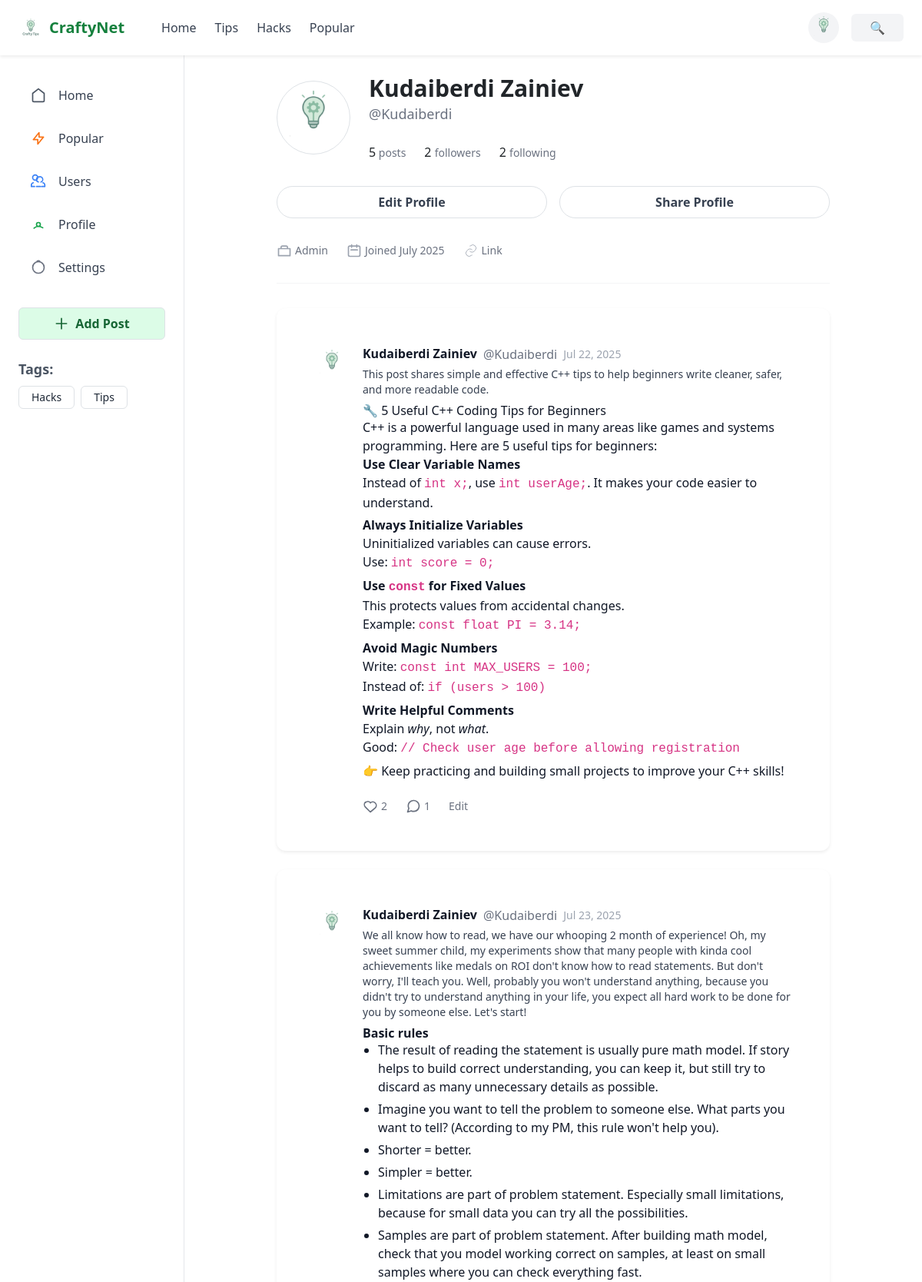
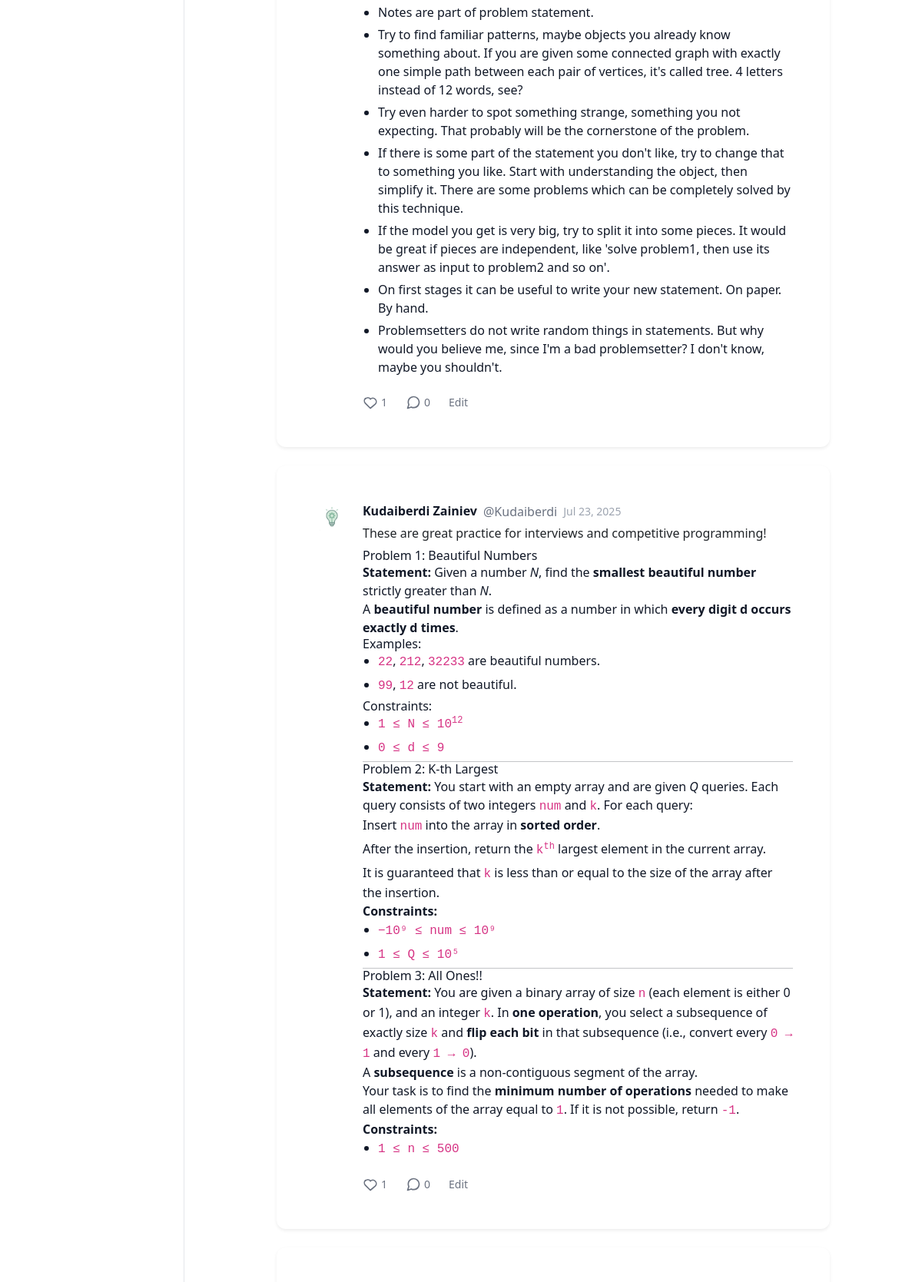
Page /users/profile/ (signed in, upper part) on the committed database (2 pictures, top to bottom).
### logr/models.py (models this page shows)
class User(AbstractUser):
    photo = models.ImageField(upload_to='static/users/%Y/%m/%d/', blank=True, null=True, verbose_name='Photo')

### homee/models.py (models this page shows, shortened)
class TagPost(models.Model):
    tag = models.CharField(max_length=255, db_index=True)
    slug = models.SlugField(max_length=255, unique=True, db_index=True)
    def get_absolute_url(self):
        return reverse('tag', kwargs={'tag_slug': self.slug})
    class Meta:
        verbose_name = "Tag"
        verbose_name_plural = "Tags"

class Home(models.Model):
    class Status(models.IntegerChoices):
        DRAFT = 0, 'Drafts'
        PUBLISHED = 1, 'Published'
    time = models.DateTimeField(auto_now_add=True)
    time_update = models.DateTimeField(auto_now=True)
    slug = models.SlugField(max_length=255, unique=True, db_index=True, blank=True)
    title = models.CharField(max_length=255)
    photo = models.ImageField(upload_to="static/photos/%Y/%m/%d", default=None, blank=True, null=True, verbose_name='Image')
    status = models.CharField(max_length=255)
    likes = models.ManyToManyField(get_user_model(), related_name='liked_posts', blank=True)
    about = models.TextField(blank=True)
    post = models.TextField(blank=True)
    is_published = models.BooleanField(choices=tuple(map(lambda x: (bool(x[0]), x[1]) ,Status.choices)),
                                       default=Status.DRAFT)
    cat = models.ForeignKey('Categories', on_delete=models.PROTECT, related_name='posts')
    tags = models.ManyToManyField('TagPost', blank=True, related_name='tags')
    tags2 = models.ManyToManyField('TagPost2', blank=True, related_name='posts2')
    author = models.ForeignKey(get_user_model(), on_delete=models.SET_NULL, related_name='author', null=True, default=None)
    objects = models.Manager()
    published = PublishedManager()
    class Meta:
        verbose_name = "Content"
        ordering = ["-time_update"]
        indexes = [
            models.Index(fields=ordering)
        ]

### logr/views.py (the view, shortened to what this page needs)
# urls.py: path('profile/', ProfileUser.as_view(), name='profile'),
class ProfileUser(LoginRequiredMixin, UpdateView):
    model = get_user_model()
    form_class = ProfileUserForm
    template_name = 'profile.html'
    context_object_name = 'data'
    extra_context = {
        'user_photo': '/media/users/default.png',
    }
    def get_object(self, queryset = None):
        return self.request.user
    def get_context_data(self, **kwargs):
        context = super().get_context_data(**kwargs)
        user = self.get_object()
        context['posts'] = Home.objects.filter(author=user)
        followers = Subscription.objects.filter(to_user = user).count()
        followings = Subscription.objects.filter(subscriber = user).count()
        context['followers'] = followers
        context['followings'] = followings
        return context

### homee/templatetags/custom_filters.py (called while the page is built)
@register.inclusion_tag('list_tags.html')
def get_all_tags():
    return {'tags': TagPost.objects.annotate(total=Count("tags")).filter(total__gt=0)}

### logr/templates/profile.html (shortened to what this page needs)
{% extends 'base.html' %}
{% load custom_filters %}
{% load static %}
{% block content %}
    <main class="max-w-3xl mx-auto p-6">
        <section class="flex items-center space-x-6 mb-8">
            {% if request.user.photo %}
                <img class="w-24 h-24 rounded-full object-cover border border-gray-300" src="{{ request.user.photo.url }}" alt="{{ data.username }}'s avatar">
            {% else %}
                <img class="w-24 h-24 rounded-full object-cover border border-gray-300" src="{% static '/users/default.png' %}" alt="Default avatar">
            {% endif %}
            <div class="flex-1">
                <h1 class="text-3xl font-bold leading-tight"> {{request.user.first_name}} {{request.user.last_name}} </h1>
                <p class="text-gray-500 text-lg"> @{{request.user.username}} </p>
                <div class="flex space-x-6 mt-4">
                    <div>{{posts.count}}<span class="text-sm text-gray-500"> posts </span> </div>
                    <div><a href="{% url 'subscriber' data.id %}" class="hover:underline">{{followers}} <span class="text-sm text-gray-500"> followers </span></a></div>
                    <div><a href="{% url 'subscription' data.id %}" class="hover:underline">{{followings}} <span class="text-sm text-gray-500"> following </span></a></div>
                </div>
            </div>
        </section>
        <section class="flex space-x-4 mb-8">
            <button class="flex-1 py-2 rounded-full border border-gray-300 text-gray-700 font-semibold hover:bg-gray-100 transition"><a href="#"> Edit Profile </a></button>
            <button class="flex-1 py-2 rounded-full border border-gray-300 text-gray-700 font-semibold hover:bg-gray-100 transition"> Share Profile </button>
            </section>
        <section class="flex space-x-6 text-gray-500 text-sm mb-8">
            <div class="flex space-x-1 items-center">
                <svg xmlns="http://www.w3.org/2000/svg" class="h-5 w-5 text-gray-400" fill="none" viewBox="0 0 24 24" stroke="currentColor">
                    <path stroke-linecap="round" stroke-linejoin="round" stroke-width="2" d="M9 5h6a2 2 0 012 2v2H7V7a2 2 0 012-2zM3 9h18v11H3V9z" />
                </svg>
                <span>
                {% if user.is_superuser %}
                    Admin
                {% elif user.is_staff %}
                    Author
                {% else %}
                    Viewer
                {% endif %}
                </span>
            </div>
            <div class="flex space-x-1 items-center">
                <svg xmlns="http://www.w3.org/2000/svg" class="h-5 w-5 text-gray-400" fill="none" viewBox="0 0 24 24" stroke="currentColor">
                    <path stroke-linecap="round" stroke-linejoin="round" stroke-width="2"
                    d="M8 7V3m8 4V3m-9 8h10M5 21h14a2 2 0 002-2V7a2 2 0 00-2-2H5a2 2 0 00-2 2v12a2 2 0 002 2z" />
                </svg>
                <span>Joined {{ user.date_joined|date:"F Y" }}</span>
            </div>
            <div class="flex space-x-1 items-center">
                <svg xmlns="http://www.w3.org/2000/svg" class="h-5 w-5 text-gray-400" fill="none" viewBox="0 0 24 24" stroke="currentColor">
                    <path d="M10 13a5 5 0 0 0 7.07 0l1.41-1.41a5 5 0 0 0-7.07-7.07L10 5" />
                    <path d="M14 11a5 5 0 0 0-7.07 0L5.5 12.5a5 5 0 0 0 7.07 7.07L14 19" />
                </svg>
                <a href="#" class="hover:underline">Link</a>
            </div>
        </section>
        <hr class="mb-8 border-gray-300" />
        <section class="flex space-y-6 grid grid-cols-1">
            {% for post in posts %}
                <article class="bg-white p-5 rounded-xl hover:shadow-md transition shadow-sm">
                    <div class="flex space-x-4">
                        {% if request.user.photo %}
                            <img class="w-12 h-12 rounded-full object-cover" src="{{ request.user.photo.url }}" alt="{{ request.user.username }}'s avatar">
                        {% else %}
                            <img class="w-12 h-12 rounded-full object-cover" src="{% static '/users/default.png' %}" alt="Default avatar">
                        {% endif %}
                        <div class="flex-1">
                            <header class="flex items-center space-x-2">
                                <h2 class="font-semibold text-gray-900">{{ data.first_name }} {{ data.last_name }}</h2>
                                <span class="text-gray-500">@{{ data.username }}</span>
                                <time class="text-gray-400 text-sm ml-auto">{{ post.time|date:"M d, Y" }}</time>
                            </header>
                             {% if post.about %}
                                <p class="mt-1 text-gray-700 text-sm">{{ post.about|safe }}</p>
                            {% endif %}
                            <div class="mt-2 text-gray-900 text-base">
                                {{ post.post|safe }}
                            </div>
                            <footer class="flex space-x-6 text-gray-500 text-sm mt-4">
                               <a href="{% url 'post' post.id %}"><button class="flex items-center space-x-1 hover:text-red-500 transition cursor-pointer">
                                    <svg xmlns="http://www.w3.org/2000/svg" class="w-5 h-5" fill="none" viewBox="0 0 24 24" stroke="currentColor">
                                        <path stroke-linecap="round" stroke-linejoin="round" stroke-width="2"
                                            d="M4.318 6.318a5.5 5.5 0 017.778 0L12 6.94l-.096-.096a5.5 5.5 0 017.778 7.778L12 21l-7.682-7.682a5.5 5.5 0 010-7.778z" />
                                    </svg>
                                    <span>{{ post.likes.count }}</span>
                                </button></a>
                                <a href="{% url 'post' post.id %}"><button class="flex items-center space-x-1 hover:text-blue-500 transition cursor-pointer">
                                    <span>{{ post.comments.count }}</span>
                                </button></a>
                                <button class="flex items-center space-x-1 hover:text-blue-500 transition cursor-pointer">
                                    <a href="{% url 'users:edit_post' post.id %}"> Edit </a>
                                </button>
                            </footer>
                        </div>
                    </div>
                </article>
            {% endfor %}
        </section>
    </main>
{% endblock %}

### templates/base.html (shortened to what this page needs)
{% load custom_filters %}
{% load static %}
<!DOCTYPE html>
<html>
<head>
    <script src="https://cdn.tailwindcss.com"></script>
    <link href="https://cdn.jsdelivr.net/npm/bootstrap@5.3.0/dist/css/bootstrap.min.css" rel="stylesheet">
</head>
<body>
    <div style='font-family: "Space Grotesk", "Noto Sans", sans-serif;'>
        <header class="w-full bg-white shadow-sm sticky top-0">
            <div class="w-full px-4 py-3 flex items-center justify-between">
                <div class="flex items-center space-x-12">
                    <div class="flex items-center space-x-2">
                        <a href="{% url 'home' %}">
                            <img src="{% static 'srcp/images/icon.png' %}" class="h-8 w-8">
                        </a>
                        <span class="text-xl font-bold text-green-700">
                            <a href="{% url 'home' %}">CraftyNet</a>
                        </span>
                    </div>
                    <nav class="hidden md:flex space-x-6 text-gray-700 font-medium">
                        <a href="{% url 'home' %}" class="hover:text-green-600">Home</a>
                        <a href="{% url 'cat' 'tips' %}" class="hover:text-green-600">Tips</a>
                        <a href="{% url 'cat' 'hacks' %}" class="hover:text-green-600">Hacks</a>
                        <a href="{% url 'popular' %}" class="hover:text-green-600">Popular</a>
                    </nav>
                </div>
                <div class="ml-auto flex items-center space-x-4">
                    {% if user.is_authenticated %}
                    <div class="relative">
                        <div id="userMenuButton" class="flex items-center bg-gray-100 hover:bg-gray-200 rounded-full text-sm font-medium cursor-pointer">
                            {% if user.photo %}
                                <p><img class="rounded-circle d-block mx-auto" width="40" src="{{ user.photo.url }}"></p>
                            {% else %}
                                <p><img class="rounded-circle d-block mx-auto" width="40" src="{% static '/users/default.png' %}"></p>
                            {% endif %}
                        </div>
                    </div>
                    {% endif %}
                    <button class="bg-gray-100 text-gray-800 font-semibold px-4 py-1.5 rounded-md hover:bg-gray-200">🔍</button>
                </div>
            </div>
        </header>
        <div class="flex h-screen">
            <aside class="w-60 min-h-screen bg-white border-r px-6 py-8">
                <nav class="space-y-4 text-gray-700 font-medium">
                    <a href="{% url 'home' %}" class="flex items-center gap-3 px-3 py-2 rounded-md hover:bg-gray-100 transition">
                        <svg xmlns="http://www.w3.org/2000/svg" class="h-5 w-5 text-gray-600" fill="none" viewBox="0 0 24 24" stroke="currentColor">
                            <path stroke-linecap="round" stroke-linejoin="round" stroke-width="2" d="M3 9l9-7 9 7v11a2 2 0 01-2 2H5a2 2 0 01-2-2z" />
                        </svg>
                        <span>Home</span>
                    </a>
                    <a href="{% url 'popular' %}" class="flex items-center gap-3 px-3 py-2 rounded-md hover:bg-gray-100 transition">
                        <svg xmlns="http://www.w3.org/2000/svg" class="h-5 w-5 text-orange-500" fill="none" viewBox="0 0 24 24" stroke="currentColor">
                            <path stroke-linecap="round" stroke-linejoin="round" stroke-width="2" d="M13 10V3L4 14h7v7l9-11h-7z" />
                        </svg>
                        <span>Popular</span>
                    </a>
                    <a href="{% url 'users' %}" class="flex items-center gap-3 px-3 py-2 rounded-md hover:bg-gray-100 transition">
                        <span>Users</span>
                    </a>
                    <a href="{% url 'users:profile' %}" class="flex items-center gap-3 px-3 py-2 rounded-md hover:bg-gray-100 transition">
                        <svg xmlns="http://www.w3.org/2000/svg" class="h-5 w-5 text-green-600" fill="none" viewBox="0 0 24 24" stroke="currentColor">
                            <path stroke-linecap="round" stroke-linejoin="round" stroke-width="2" d="M5.121 17.804A10.97 10.97 0 0112 15c2.485 0 4.77.83 6.879 2.22M15 12a3 3 0 11-6 0 3 3 0 016 0z" />
                        </svg>
                        <span>Profile</span>
                    </a>
                    <a href="{% url 'users:setting' %}" class="flex items-center gap-3 px-3 py-2 rounded-md hover:bg-gray-100 transition">
                        <svg xmlns="http://www.w3.org/2000/svg" class="h-5 w-5 text-gray-500" fill="none" viewBox="0 0 24 24" stroke="currentColor">
                            <path stroke-linecap="round" stroke-linejoin="round" stroke-width="2" d="M9.75 3a1.5 1.5 0 011.5-1.5h1.5A1.5 1.5 0 0114.25 3M21 12a9 9 0 11-18 0 9 9 0 0118 0z" />
                        </svg>
                        <span>Settings</span>
                    </a>
                </nav>
                <div class="mt-auto pt-8 max-w-xl mx-auto space-y-4">
                    <a href="{% url 'add_post' %}">
                        <button class="w-full flex items-center justify-center gap-2 border border-green-500 bg-green-100 text-green-800 font-semibold px-4 py-2 rounded-md hover:bg-green-200 transition">
                            <svg xmlns="http://www.w3.org/2000/svg" class="h-5 w-5 text-green-800" fill="none" viewBox="0 0 24 24" stroke="currentColor">
                                <path stroke-linecap="round" stroke-linejoin="round" stroke-width="2" d="M12 4v16m8-8H4" />
                            </svg>
                            Add Post
                        </button>
                    </a>
                </div>
                {% get_all_tags %}
            </aside>
            {% block content %}
            {% endblock %}
        </div>
    </div>
</body>
</html>

### homee/templates/list_tags.html
{% if tags %}
    <div class="mt-4">
        <h3 class="text-lg font-semibold mb-2 text-gray-600">Tags:</h3>
        <div class="flex flex-wrap gap-2">
            {% for i in tags %}
                <a href="{{ i.get_absolute_url }}"
                   class="px-3 py-1 text-sm text-gray-800 border border-gray-400 rounded hover:bg-gray-200 transition">
                    {{ i.tag }}
                </a>
            {% endfor %}
        </div>
    </div>
{% endif %}

### templates/base.html (style rules this page uses)
ul { list-style: disc !important; padding-left: 20px !important; }
li { margin-bottom: 5px; }

### rows in the picture
User: photo (picture), user.photo (picture), user.first_name "Kudaiberdi", user.last_name "Zainiev", user.username "Kudaiberdi", date_joined "July 2025", first_name "Kudaiberdi", last_name "Zainiev", username "Kudaiberdi"
TagPost: tag "Hacks"
TagPost: tag "Tips"
Home: user.photo (picture), time "Jul 22, 2025", about "This post shares simple and effective C++ tips to help beginners write cleaner, safer, and more readable code.", post "🔧 5 Useful C++ Coding Tips for Beginners C++ is a powerful language used in many areas like games and systems programming. Here are 5 useful tips for beginners: Use Clear Variable Names Instead of int x; , use int userAge; . It makes your code easier to understand. Always Initialize Variables Uninitialized variables can cause errors. Use: int score = 0; Use const for Fixed Values This protects values from accidental changes. Example: const float PI = 3.14; Avoid Magic Numbers Write: const int MAX_USERS = 100; Instead of: if (users > 100) Write Helpful Comments Explain why , not what . Good: // Check user age before allowing registration 👉 Keep practicing and building small projects to…", likes.count "2", comments.count "1"
Home: user.photo (picture), time "Jul 23, 2025", about "We all know how to read, we have our whooping 2 month of experience! Oh, my sweet summer child, my experiments show that many people with kinda cool achievements like medals on ROI don't know how to read statements. But don't worry, I'll teach you. Well, probably you won't understand anything, because you didn't try to understand anything in your life, you expect all hard work to be done for you by someone else. Let's start!", post "Basic rules The result of reading the statement is usually pure math model. If story helps to build correct understanding, you can keep it, but still try to discard as many unnecessary details as possible. Imagine you want to tell the problem to someone else. What parts you want to tell? (According to my PM, this rule won't help you). Shorter = better. Simpler = better. Limitations are part of problem statement. Especially small limitations, because for small data you can try all the possibilities. Samples are part of problem statement. After building math model, check that you model working correct on samples, at least on small samples where you can check everything fast. Notes are part of…", likes.count "1", comments.count "0"
Home: user.photo (picture), time "Jul 23, 2025", about "These are great practice for interviews and competitive programming!", post "Problem 1: Beautiful Numbers Statement: Given a number N , find the smallest beautiful number strictly greater than N . A beautiful number is defined as a number in which every digit d occurs exactly d times . Examples: 22 , 212 , 32233 are beautiful numbers. 99 , 12 are not beautiful. Constraints: 1 ≤ N ≤ 10 12 0 ≤ d ≤ 9 Problem 2: K-th Largest Statement: You start with an empty array and are given Q queries. Each query consists of two integers num and k . For each query: Insert num into the array in sorted order . After the insertion, return the k th largest element in the current array. It is guaranteed that k is less than or equal to the size of the array after the insertion.…", likes.count "1", comments.count "0"

### other values in the picture
{{ posts.count }} "5"
{{ followers }} "2"
{{ followings }} "2"
